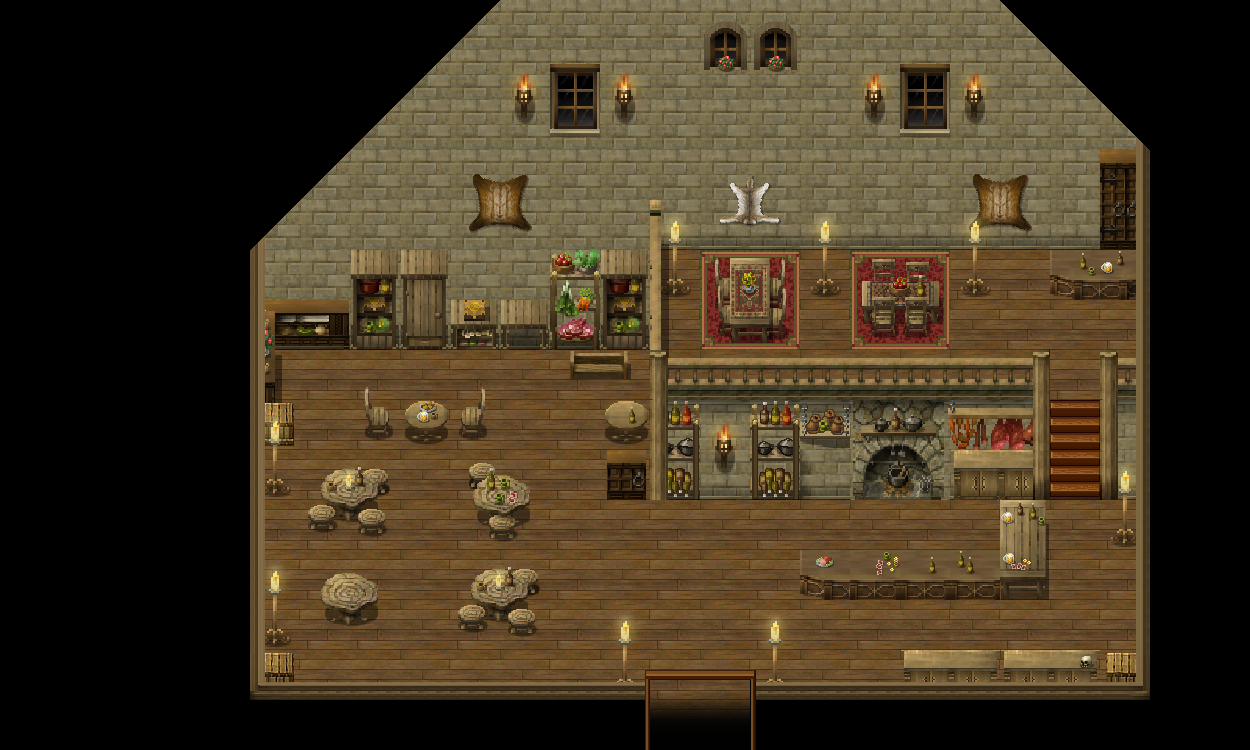

A level layout from a 2D game, rendered from its tile map. Below: a short description, then the map file with tile-grid data replaced by summaries:
An orthogonal 25x15 tile map with 50x50 px tiles, 8 tile layers (BG 1, BG 2, BG 3, BG 4, ...), 1 hidden layer not drawn, 3 tilesets and 30 objects.

<map version="1.2" tiledversion="1.2.5" orientation="orthogonal" renderorder="right-down" width="25" height="15" tilewidth="50" tileheight="50" infinite="0" nextlayerid="14" nextobjectid="152">
 <properties>
  <property name="dimming" value="0.3" />
  <property name="musicpath" value="res/music/tavern.ogg" />
  <property name="tilesetpath" value="res/map/tavern_1/tileset_map_tavern_1.png" />
 </properties>
 <tileset firstgid="1" name="tileset_map_tavern_1" tilewidth="50" tileheight="50" spacing="2" margin="1" tilecount="361" columns="19">
  <image source="tileset_map_tavern_1.png" width="1000" height="1000" />
  <tile id="206">
   <animation>
    <frame tileid="206" duration="100" />
    <frame tileid="207" duration="100" />
    <frame tileid="208" duration="100" />
   </animation>
  </tile>
  <tile id="254">
   <objectgroup draworder="index" />
   <animation>
    <frame tileid="254" duration="100" />
    <frame tileid="255" duration="100" />
   </animation>
  </tile>
  <tile id="273">
   <objectgroup draworder="index">
    <object id="0" x="22.5" y="0.5" width="4" height="45.5" />
   </objectgroup>
  </tile>
 </tileset>
 <tileset firstgid="362" name="tileset_map_npcs" tilewidth="50" tileheight="50" spacing="2" margin="1" tilecount="77" columns="7">
  <image source="../../convenience/tilesets/tileset_map_npcs.png" width="364" height="574" />
 </tileset>
 <tileset firstgid="439" name="tileset_map_dynamic_tiles" tilewidth="50" tileheight="50" spacing="2" margin="1" tilecount="220" columns="20">
  <image source="../../convenience/tilesets/tileset_map_dynamic_tiles.png" width="1040" height="572" />
 </tileset>
 <layer id="1" name="BG 1" width="25" height="15">
  <data>[375 cells, 375 non-empty, 14 distinct tile ids]</data>
 </layer>
 <layer id="2" name="BG 2" width="25" height="15">
  <data>[375 cells, 237 non-empty, 72 distinct tile ids]</data>
 </layer>
 <layer id="3" name="BG 3" width="25" height="15">
  <data>[375 cells, 52 non-empty, 41 distinct tile ids]</data>
 </layer>
 <layer id="4" name="BG 4" width="25" height="15">
  <data>[375 cells, 11 non-empty, 9 distinct tile ids]</data>
 </layer>
 <objectgroup id="5" name="npc">
  <object id="125" gid="367" x="874" y="550" width="50" height="50">
   <properties>
    <property name="id" value="npc_innkeeper" />
   </properties>
  </object>
  <object id="147" gid="368" x="542" y="430" width="50" height="50">
   <properties>
    <property name="id" value="npc_vincent" />
   </properties>
  </object>
  <object id="148" gid="369" x="316" y="555" width="50" height="50">
   <properties>
    <property name="id" value="npc_thea" />
   </properties>
  </object>
  <object id="149" gid="370" x="322" y="489" width="50" height="50">
   <properties>
    <property name="id" value="npc_andrew" />
   </properties>
  </object>
 </objectgroup>
 <layer id="6" name="LFG 1" width="25" height="15">
  <data>[375 cells, 22 non-empty, 10 distinct tile ids]</data>
 </layer>
 <layer id="7" name="LFG 2" width="25" height="15">
  <data>[375 cells, 5 non-empty, 4 distinct tile ids]</data>
 </layer>
 <layer id="8" name="FG 1" width="25" height="15">
  <data>[375 cells, 38 non-empty, 6 distinct tile ids]</data>
 </layer>
 <layer id="9" name="FG 2" width="25" height="15">
  <data>[375 cells, 4 non-empty, 4 distinct tile ids]</data>
 </layer>
 <layer id="10" name="collidable" width="25" height="15" visible="0">
  <data>[375 cells, 271 non-empty, 2 distinct tile ids]</data>
 </layer>
 <objectgroup id="11" name="collidable">
  <object id="128" x="251" y="350" width="25" height="50" />
  <object id="129" x="568" y="350" width="61" height="28" />
  <object id="130" x="471" y="579" width="64" height="56" />
  <object id="131" x="469" y="481" width="61" height="54" />
  <object id="133" x="366" y="400" width="25" height="35" />
  <object id="134" x="460" y="400" width="27" height="35" />
  <object id="135" x="318" y="482" width="61" height="46" />
  <object id="136" x="320" y="581" width="60" height="52" />
  <object id="150" x="651" y="251" width="15" height="146" />
 </objectgroup>
 <objectgroup id="12" name="light" visible="0">
  <object id="120" x="192" y="356" width="160" height="172">
   <ellipse />
  </object>
  <object id="121" x="819.5" y="195.5" width="209" height="183">
   <ellipse />
  </object>
  <object id="122" x="640.5" y="351.5" width="164.5" height="178.5">
   <ellipse />
  </object>
  <object id="123" x="185.5" y="503.5" width="171.5" height="169.5">
   <ellipse />
  </object>
  <object id="124" x="440.5" y="263.5" width="165.5" height="154.5">
   <ellipse />
  </object>
  <object id="137" x="790.75" y="6.75" width="164.5" height="178.5">
   <ellipse />
  </object>
  <object id="138" x="889.75" y="5.75" width="164.5" height="178.5">
   <ellipse />
  </object>
  <object id="139" x="543.75" y="10.75" width="164.5" height="178.5">
   <ellipse />
  </object>
  <object id="140" x="442.75" y="9.75" width="164.5" height="178.5">
   <ellipse />
  </object>
  <object id="141" x="545.25" y="555.75" width="165.5" height="154.5">
   <ellipse />
  </object>
  <object id="142" x="689.25" y="565.75" width="165.5" height="154.5">
   <ellipse />
  </object>
  <object id="143" x="1042.25" y="405.75" width="165.5" height="154.5">
   <ellipse />
  </object>
  <object id="144" x="590.25" y="154.75" width="165.5" height="154.5">
   <ellipse />
  </object>
  <object id="145" x="740.25" y="158.75" width="165.5" height="154.5">
   <ellipse />
  </object>
  <object id="146" x="892.25" y="157.75" width="165.5" height="154.5">
   <ellipse />
  </object>
 </objectgroup>
 <objectgroup id="13" name="trigger">
  <object id="126" x="649" y="720" width="104" height="29">
   <properties>
    <property name="map entry" value="res/map/meadows/meadows.tmx,860,1580" />
    <property name="persistent" value="" />
   </properties>
  </object>
 </objectgroup>
</map>
